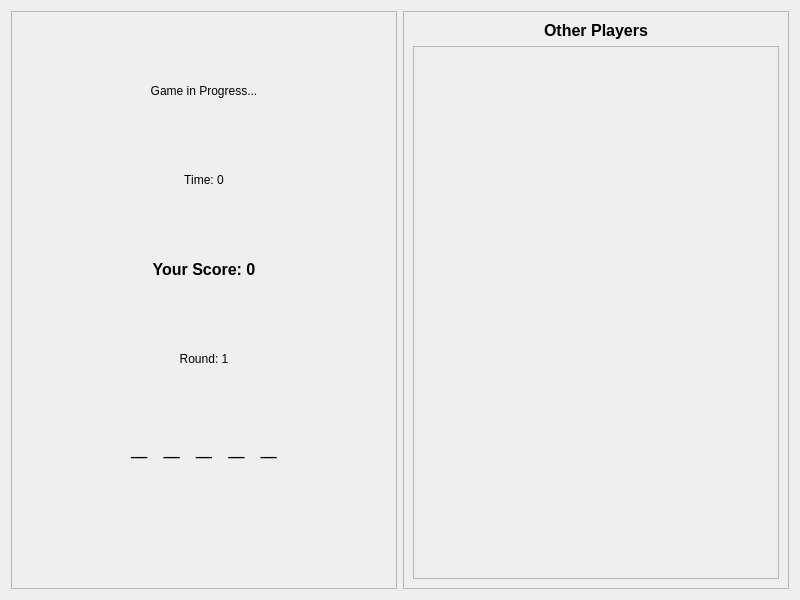
<?xml version="1.0" encoding="UTF-8"?>
<ui version="4.0">
 <class>MultiplayerGameView</class>
 <widget class="QWidget" name="MultiplayerGameView">
  <property name="geometry">
   <rect>
    <x>0</x>
    <y>0</y>
    <width>800</width>
    <height>600</height>
   </rect>
  </property>
  <property name="windowTitle">
   <string>Multiplayer Hangman</string>
  </property>
  <layout class="QHBoxLayout" name="main_layout">
   <item>
    <widget class="QFrame" name="left_panel">
     <property name="frameShape">
      <enum>QFrame::StyledPanel</enum>
     </property>
     <layout class="QVBoxLayout" name="left_layout">
      <item>
       <layout class="QHBoxLayout" name="horizontalLayout">
        <property name="leftMargin">
         <number>0</number>
        </property>
        <item>
         <widget class="QPushButton" name="leave_button">
          <property name="text">
           <string/>
          </property>
          <property name="iconSize">
           <size>
            <width>24</width>
            <height>24</height>
           </size>
          </property>
          <property name="flat">
           <bool>true</bool>
          </property>
         </widget>
        </item>
        <item>
         <spacer name="horizontalSpacer">
          <property name="orientation">
           <enum>Qt::Horizontal</enum>
          </property>
          <property name="sizeHint" stdset="0">
           <size>
            <width>40</width>
            <height>20</height>
           </size>
          </property>
         </spacer>
        </item>
       </layout>
      </item>
      <item>
       <widget class="QLabel" name="status_label">
        <property name="text">
         <string>Game in Progress...</string>
        </property>
        <property name="alignment">
         <set>Qt::AlignCenter</set>
        </property>
       </widget>
      </item>
      <item>
       <widget class="QLabel" name="timer_label">
        <property name="text">
         <string>Time: 0</string>
        </property>
        <property name="alignment">
         <set>Qt::AlignCenter</set>
        </property>
       </widget>
      </item>
      <item>
       <widget class="QLabel" name="my_score_label">
        <property name="font">
         <font>
          <family>Arial</family>
          <pointsize>12</pointsize>
          <weight>75</weight>
          <bold>true</bold>
         </font>
        </property>
        <property name="text">
         <string>Your Score: 0</string>
        </property>
        <property name="alignment">
         <set>Qt::AlignCenter</set>
        </property>
       </widget>
      </item>
      <item>
       <widget class="QLabel" name="round_label">
        <property name="text">
         <string>Round: 1</string>
        </property>
        <property name="alignment">
         <set>Qt::AlignCenter</set>
        </property>
       </widget>
      </item>
      <item>
       <widget class="QLabel" name="my_masked_word_label">
        <property name="font">
         <font>
          <family>Courier New</family>
          <pointsize>20</pointsize>
          <weight>75</weight>
          <bold>true</bold>
         </font>
        </property>
        <property name="text">
         <string>_ _ _ _ _</string>
        </property>
        <property name="alignment">
         <set>Qt::AlignCenter</set>
        </property>
       </widget>
      </item>
      <item>
       <widget class="QWidget" name="virtual_keyboard_container" native="true"/>
      </item>
     </layout>
    </widget>
   </item>
   <item>
    <widget class="QFrame" name="right_panel">
     <property name="frameShape">
      <enum>QFrame::StyledPanel</enum>
     </property>
     <layout class="QVBoxLayout" name="right_layout">
      <item>
       <widget class="QLabel" name="other_players_label">
        <property name="font">
         <font>
          <pointsize>12</pointsize>
          <weight>75</weight>
          <bold>true</bold>
         </font>
        </property>
        <property name="text">
         <string>Other Players</string>
        </property>
        <property name="alignment">
         <set>Qt::AlignCenter</set>
        </property>
       </widget>
      </item>
      <item>
       <widget class="QScrollArea" name="scroll_area">
        <property name="widgetResizable">
         <bool>true</bool>
        </property>
        <widget class="QWidget" name="scroll_area_widget_contents">
         <property name="geometry">
          <rect>
           <x>0</x>
           <y>0</y>
           <width>251</width>
           <height>525</height>
          </rect>
         </property>
         <layout class="QVBoxLayout" name="scroll_area_layout"/>
        </widget>
       </widget>
      </item>
     </layout>
    </widget>
   </item>
  </layout>
 </widget>
 <resources/>
 <connections/>
</ui> 
